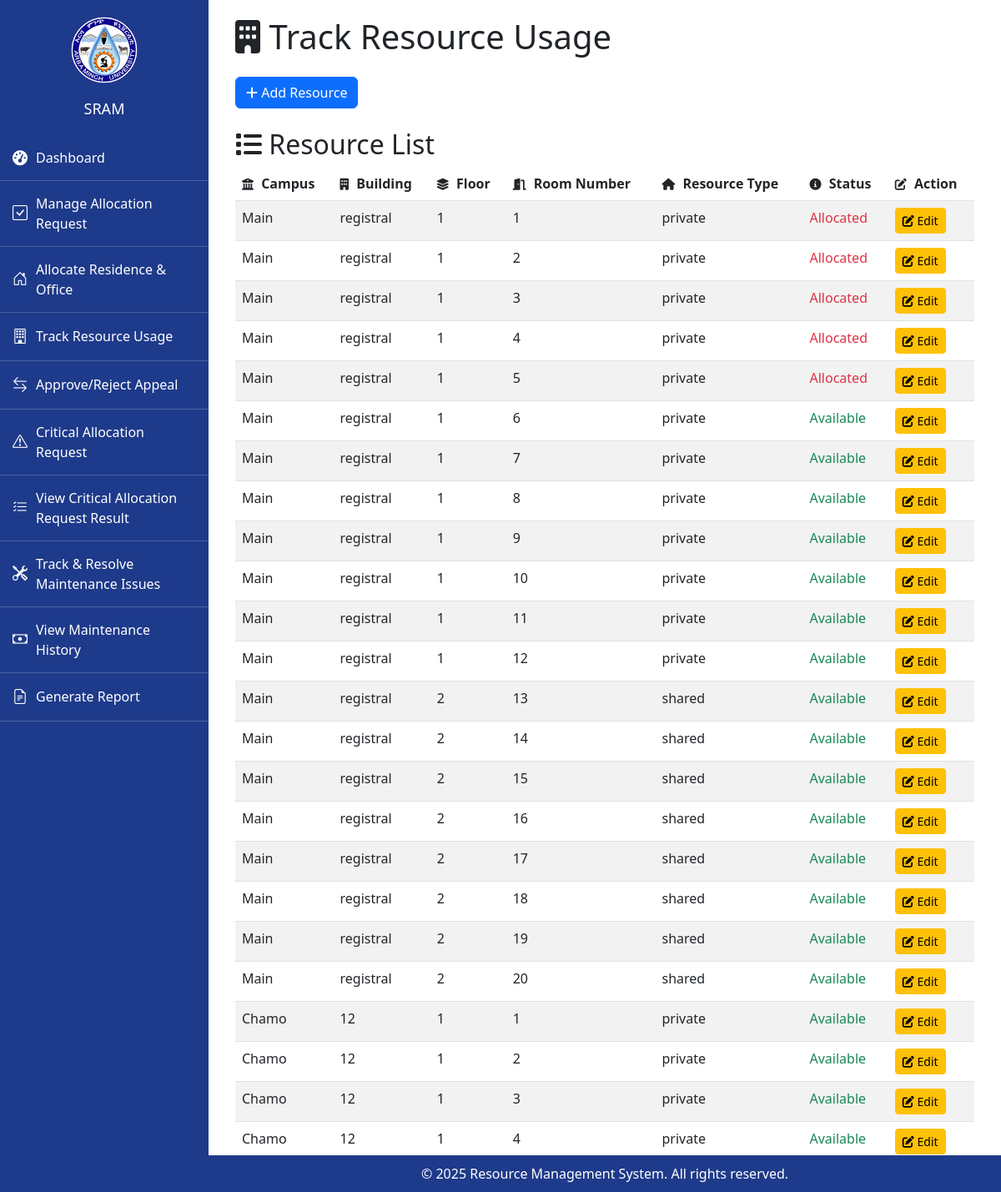
Page /admin/office_track_usage.php on the committed database.
### tables this page shows
CREATE TABLE `office_resource` (
  `id` int(11) NOT NULL,
  `campus` varchar(50) NOT NULL,
  `building` varchar(50) NOT NULL,
  `floor` int(11) NOT NULL,
  `room_number` int(11) NOT NULL,
  `resource_type` enum('private','shared') NOT NULL,
  `status` enum('Available','Allocated') DEFAULT 'Available'
);

### admin/office_track_usage.php (the view, shortened to what this page needs)
<?php
$servername = "localhost";
$username = "root";
$password = "";
$dbname = "signup";
$conn = new mysqli($servername, $username, $password, $dbname);
$resources_sql = "SELECT * FROM office_resource WHERE 1=1";
$resources_result = $conn->query($resources_sql);
?>
<!DOCTYPE html>
<html lang="en">
<head>
    <link href="https://cdn.jsdelivr.net/npm/bootstrap@5.3.0-alpha1/dist/css/bootstrap.min.css" rel="stylesheet">
    <link href="https://cdnjs.cloudflare.com/ajax/libs/font-awesome/6.0.0-beta3/css/all.min.css" rel="stylesheet">
    <link rel="stylesheet" href="https://cdn.jsdelivr.net/npm/bootstrap-icons/font/bootstrap-icons.css">
</head>
<body>
    <div class="sidebar">
        <div class="logo">
            <img src="logo.png" alt="Logo">
        </div>
        <h2>SRAM</h2>
        <ul>
        <li>
                <a href="allocation_committee_dashboard.php"><i class="fas fa-tachometer-alt"></i> Dashboard</a>
            </li>
        <li>
                <a href="#"><i class="bi bi-check-square"></i> Manage Allocation Request</a>
            </li>
            <li>
                <a href="#"><i class="bi bi-house-door"></i> Allocate Residence & Office</a>
            </li>
            <li>
                <a href="#"><i class="bi bi-building"></i> Track Resource Usage</a>
            </li>
            <li>
                <a href="solve_appeal.php"><i class="bi bi-arrow-left-right"></i> Approve/Reject Appeal</a>
            </li>
            <li>
              <a href="critical_allocation_request.php"><i class="bi bi-exclamation-triangle"></i> Critical Allocation Request</a>
             </li>
             <li>
              <a href="view_critical_allocation_request_result.php"><i class="bi bi-list-check"></i> View Critical Allocation Request Result</a>
             </li>
             <li><a href="track_resolve_maintenance.php"><i class="bi bi-tools"></i> Track & Resolve Maintenance Issues</a></li>
             <li><a href="view_maintenance_history.php"><i class="bi bi-cash"></i> View Maintenance History</a></li>
             <li>
                <a href="#"><i class="bi bi-file-earmark-text"></i> Generate Report</a>
            </li>
        </ul>
    </div>
    <div class="main-content">
        <div class="container-fluid">
            <h1 class="mb-4"><i class="fas fa-building"></i> Track Resource Usage</h1>
            <div class="mb-4">
                <button id="showAddResourceForm" class="btn btn-primary">
                    <i class="fas fa-plus"></i> Add Resource
                </button>
            </div>
            <h2><i class="fas fa-list"></i> Resource List</h2>
            <div class="table-responsive">
                <table class="table table-striped table-hover">
                    <thead>
                        <tr>
                            <th><i class="fas fa-university"></i> Campus</th>
                            <th><i class="fas fa-building"></i> Building</th>
                            <th><i class="fas fa-layer-group"></i> Floor</th>
                            <th><i class="fas fa-door-open"></i> Room Number</th>
                            <th><i class="fas fa-home"></i> Resource Type</th>
                            <th><i class="fas fa-info-circle"></i> Status</th>
                            <th><i class="fas fa-edit"></i> Action</th>
                        </tr>
                    </thead>
                    <tbody>
                        <?php
                        if ($resources_result->num_rows > 0) {
                            while ($row = $resources_result->fetch_assoc()) {
                                $status_class = ($row['status'] == 'Allocated') ? 'text-danger' : 'text-success';
                                echo "<tr>
                                        <td>{$row['campus']}</td>
                                        <td>{$row['building']}</td>
                                        <td>{$row['floor']}</td>
                                        <td>{$row['room_number']}</td>
                                        <td>{$row['resource_type']}</td>
                                        <td class='{$status_class}'>{$row['status']}</td>
                                        <td><a href='track_usage.php?edit_id={$row['id']}' class='btn btn-warning btn-sm'><i class='fas fa-edit'></i> Edit</a></td>
                                      </tr>";
                            }
                        } else {
                            echo "<tr><td colspan='7' class='text-center'>No resources found.</td></tr>";
                        }
                        ?>
                    </tbody>
                </table>
            </div>
        </div>
    </div>
    <div class="footer">
        &copy; <?= date('Y') ?> Resource Management System. All rights reserved.
    </div>
</body>
</html>

### admin/office_track_usage.php (style rules this page uses)
.sidebar { width: 250px; height: 100%; background: #1e3a8a; color: white; padding-top: 20px; position: fixed; left: 0; top: 0; overflow-y: auto; }
.sidebar .logo { text-align: center; margin-bottom: 20px; }
.sidebar .logo img { width: 80px; border-radius: 50%; }
.sidebar h2 { text-align: center; font-size: 18px; margin-bottom: 20px; }
.sidebar ul { list-style: none; padding: 0; }
.sidebar ul li { padding: 15px; border-bottom: 1px solid rgba(255, 255, 255, 0.2); position: relative; }
.sidebar ul li a { text-decoration: none; color: white; font-size: 16px; display: flex; align-items: center; gap: 10px; transition: 0.3s; cursor: pointer; }
.sidebar ul li a i { font-size: 18px; }
.main-content { margin-left: 250px; padding: 20px; }
.footer { background-color: #1e3a8a; color: white; text-align: center; padding: 10px 20px; position: fixed; bottom: 0; left: 250px; right: 0; z-index: 1000; }
.table th i { font-size: 14px; margin-right: 5px; }

### rows in the picture
office_resource: campus "Main", building "registral", floor "1", room_number "1", resource_type "private", status "Allocated"
office_resource: campus "Main", building "registral", floor "1", room_number "2", resource_type "private", status "Allocated"
office_resource: campus "Main", building "registral", floor "1", room_number "3", resource_type "private", status "Allocated"
office_resource: campus "Main", building "registral", floor "1", room_number "4", resource_type "private", status "Allocated"
office_resource: campus "Main", building "registral", floor "1", room_number "5", resource_type "private", status "Allocated"
office_resource: campus "Main", building "registral", floor "1", room_number "6", resource_type "private", status "Available"
office_resource: campus "Main", building "registral", floor "1", room_number "7", resource_type "private", status "Available"
office_resource: campus "Main", building "registral", floor "1", room_number "8", resource_type "private", status "Available"
office_resource: campus "Main", building "registral", floor "1", room_number "9", resource_type "private", status "Available"
office_resource: campus "Main", building "registral", floor "1", room_number "10", resource_type "private", status "Available"
office_resource: campus "Main", building "registral", floor "1", room_number "11", resource_type "private", status "Available"
office_resource: campus "Main", building "registral", floor "1", room_number "12", resource_type "private", status "Available"
office_resource: campus "Main", building "registral", floor "2", room_number "13", resource_type "shared", status "Available"
office_resource: campus "Main", building "registral", floor "2", room_number "14", resource_type "shared", status "Available"
office_resource: campus "Main", building "registral", floor "2", room_number "15", resource_type "shared", status "Available"
office_resource: campus "Main", building "registral", floor "2", room_number "16", resource_type "shared", status "Available"
office_resource: campus "Main", building "registral", floor "2", room_number "17", resource_type "shared", status "Available"
office_resource: campus "Main", building "registral", floor "2", room_number "18", resource_type "shared", status "Available"
office_resource: campus "Main", building "registral", floor "2", room_number "19", resource_type "shared", status "Available"
office_resource: campus "Main", building "registral", floor "2", room_number "20", resource_type "shared", status "Available"
office_resource: campus "Chamo", building "12", floor "1", room_number "1", resource_type "private", status "Available"
office_resource: campus "Chamo", building "12", floor "1", room_number "2", resource_type "private", status "Available"
office_resource: campus "Chamo", building "12", floor "1", room_number "3", resource_type "private", status "Available"
office_resource: campus "Chamo", building "12", floor "1", room_number "4", resource_type "private", status "Available"
